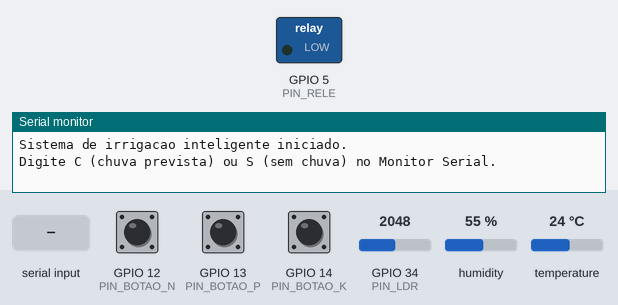
This sketch was run on a simulated ESP32. Shown: switched loads named in the sketch (green lamp = pin HIGH), the last lines printed to the serial monitor. The test bench sets the inputs (shaded band); at power-on: humidity 55 %, GPIO 12 (PIN_BOTAO_N) HIGH, GPIO 13 (PIN_BOTAO_P) HIGH, GPIO 14 (PIN_BOTAO_K) HIGH, GPIO 34 (PIN_LDR) = 2048, temperature 24 °C (analog values on the 0–4095 scale).

Above: at 1.2 s.
1.3 s: humidity set to 51 %
3.6 s: humidity set to 47 %
At 5.1 s:
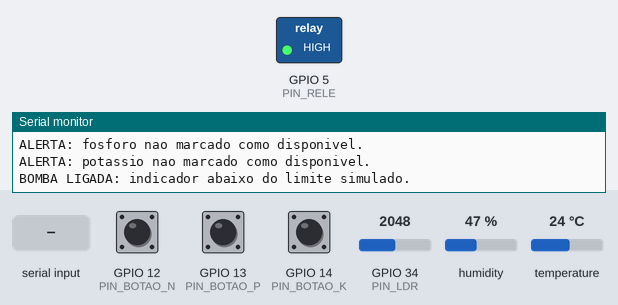
10.7 s: "C" received over Serial
At 13.9 s:
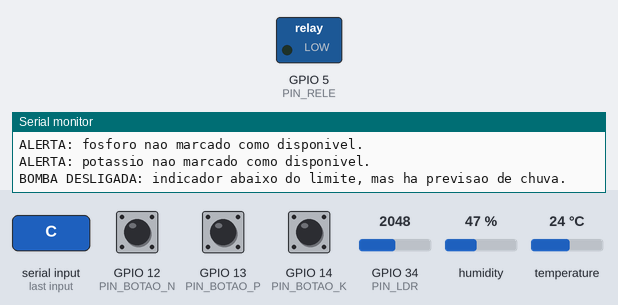
Timing chart, 0 to 15.4 s (numbered marks = the images above; inputs shaded):
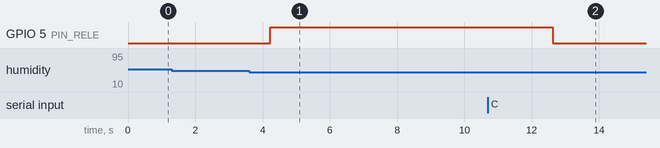

Measured:
- the behaviour switches between 50 and 49 % on humidity (found by bisection; images 0 and 1)
- after the input at 3.6 s, GPIO 5 (PIN_RELE): LOW → HIGH after 0.63 s
- after the input at 10.7 s, GPIO 5 (PIN_RELE): HIGH → LOW after 1.9 s

The sketch:

sketch.ino
```cpp
/*
 * FarmTech Solutions - Fase 2
 * Sistema de irrigação inteligente (ESP32 + Wokwi)
 *
 * Hardware (Integrante 1): DHT22 (umidade), LDR (simula pH), 3 botões (N, P, K) e relé (bomba).
 * Cultura: MILHO. Regras agronômicas (Integrante 4) implementadas pelo Integrante 3.
 * ATENÇÃO: os limites são parâmetros DIDÁTICOS do protótipo, não recomendação de manejo.
 *
 * Regras de decisão:
 *   - Bomba: liga se umidade < 50% e desliga se umidade >= 50%.
 *   - pH (LDR) fora de 5,5 a 7,0 e nutrientes N/P/K não marcados geram apenas
 *     ALERTAS no Monitor Serial; eles não impedem a irrigação.
 *   - Condição segura: se a leitura do DHT22 for inválida (NaN), a bomba fica desligada.
 *
 * Comando manual opcional pelo Monitor Serial (previsão de chuva):
 *   C = chuva prevista (suspende a bomba)   |   S = sem chuva prevista
 */

#include <DHT.h>

// ---------- PINOS (iguais à montagem do Integrante 1) ----------
constexpr uint8_t PIN_DHT     = 4;   // DHT22 (umidade do solo, simulada)
constexpr uint8_t PIN_RELE    = 5;   // Relé azul (bomba d'água)
constexpr uint8_t PIN_BOTAO_N = 12;  // Botão Nitrogênio
constexpr uint8_t PIN_BOTAO_P = 13;  // Botão Fósforo
constexpr uint8_t PIN_BOTAO_K = 14;  // Botão Potássio
constexpr uint8_t PIN_LDR     = 34;  // LDR (simula o pH)

#define DHTTYPE DHT22
DHT dht(PIN_DHT, DHTTYPE);

// ---------- REGRAS AGRONÔMICAS - CULTURA DO MILHO (Integrante 4) ----------
constexpr float UMIDADE_MINIMA = 50.0;  // limite didático: abaixo disso liga a bomba (%)
constexpr float PH_MINIMO      = 5.5;   // faixa de referência de pH (Embrapa, aproximada)
constexpr float PH_MAXIMO      = 7.0;

// ---------- ESTADO ----------
bool previsaoChuva = false;             // opcional: atualizado pelo Monitor Serial (C/S)
bool bombaLigada = false;
unsigned long ultimaLeitura = 0;
constexpr unsigned long INTERVALO_MS = 2100;  // o DHT22 precisa de pelo menos 2 s entre leituras

// ---------- LEITURAS (Integrante 2 / hardware) ----------
bool lerBotao(uint8_t pino) {
  return digitalRead(pino) == LOW;      // INPUT_PULLUP: pressionado = LOW
}

float lerPH() {
  int adc = analogRead(PIN_LDR);        // 0 a 4095 (12 bits)
  return adc * 14.0 / 4095.0;           // escala de pH de 0 a 14
}

float lerUmidade() {
  return dht.readHumidity();
}

// ---------- ATUADOR E LÓGICA (Integrante 3) ----------
void acionarBomba(bool ligar) {
  bombaLigada = ligar;
  digitalWrite(PIN_RELE, ligar ? HIGH : LOW);
}

void lerComandoSerial() {
  while (Serial.available() > 0) {
    char c = Serial.read();
    if (c == 'C' || c == 'c') {
      previsaoChuva = true;
      Serial.println("[CLIMA] Chuva prevista");
    } else if (c == 'S' || c == 's') {
      previsaoChuva = false;
      Serial.println("[CLIMA] Sem chuva prevista");
    }
  }
}

void decidirIrrigacao(float umidade, float pH, bool n, bool p, bool k) {
  // 1) Alertas de pH (valor simulado pelo LDR). Não bloqueiam a irrigação.
  if (pH < PH_MINIMO || pH > PH_MAXIMO) {
    Serial.println("ALERTA: pH fora da faixa de referencia adotada para o milho.");
  } else {
    Serial.println("pH dentro da faixa simulada.");
  }

  // 2) Alertas de nutrientes (botões N, P e K). Não bloqueiam a irrigação.
  if (!n) Serial.println("ALERTA: nitrogenio nao marcado como disponivel.");
  if (!p) Serial.println("ALERTA: fosforo nao marcado como disponivel.");
  if (!k) Serial.println("ALERTA: potassio nao marcado como disponivel.");

  // 3) Controle da bomba
  if (isnan(umidade)) {                 // condição segura: leitura inválida desliga a bomba
    acionarBomba(false);
    Serial.println("ERRO: leitura invalida do DHT22. BOMBA DESLIGADA por seguranca.");
    return;
  }

  if (umidade < UMIDADE_MINIMA) {
    if (previsaoChuva) {                // opcional: chuva prevista suspende a irrigação
      acionarBomba(false);
      Serial.println("BOMBA DESLIGADA: indicador abaixo do limite, mas ha previsao de chuva.");
    } else {
      acionarBomba(true);
      Serial.println("BOMBA LIGADA: indicador abaixo do limite simulado.");
    }
  } else {
    acionarBomba(false);
    Serial.println("BOMBA DESLIGADA: indicador no limite ou acima dele.");
  }
}

void setup() {
  Serial.begin(115200);

  pinMode(PIN_RELE, OUTPUT);
  digitalWrite(PIN_RELE, LOW);          // bomba desligada no início

  pinMode(PIN_BOTAO_N, INPUT_PULLUP);
  pinMode(PIN_BOTAO_P, INPUT_PULLUP);
  pinMode(PIN_BOTAO_K, INPUT_PULLUP);
  pinMode(PIN_LDR, INPUT);

  analogReadResolution(12);
  dht.begin();

  Serial.println("Sistema de irrigacao inteligente iniciado.");
  Serial.println("Digite C (chuva prevista) ou S (sem chuva) no Monitor Serial.");
}

void loop() {
  lerComandoSerial();

  if (millis() - ultimaLeitura >= INTERVALO_MS) {
    ultimaLeitura = millis();

    bool n = lerBotao(PIN_BOTAO_N);
    bool p = lerBotao(PIN_BOTAO_P);
    bool k = lerBotao(PIN_BOTAO_K);
    float pH = lerPH();
    float umidade = lerUmidade();

    Serial.println("------------------------------------------");
    Serial.print("NPK: ");
    Serial.print(n ? "N " : "- ");
    Serial.print(p ? "P " : "- ");
    Serial.println(k ? "K" : "-");
    Serial.printf("pH (LDR): %.2f\n", pH);
    if (isnan(umidade)) {
      Serial.println("Umidade: ERRO");
    } else {
      Serial.printf("Umidade: %.1f%%\n", umidade);
    }
    Serial.printf("Chuva prevista: %s\n", previsaoChuva ? "SIM" : "NAO");

    decidirIrrigacao(umidade, pH, n, p, k);
  }
}
```
